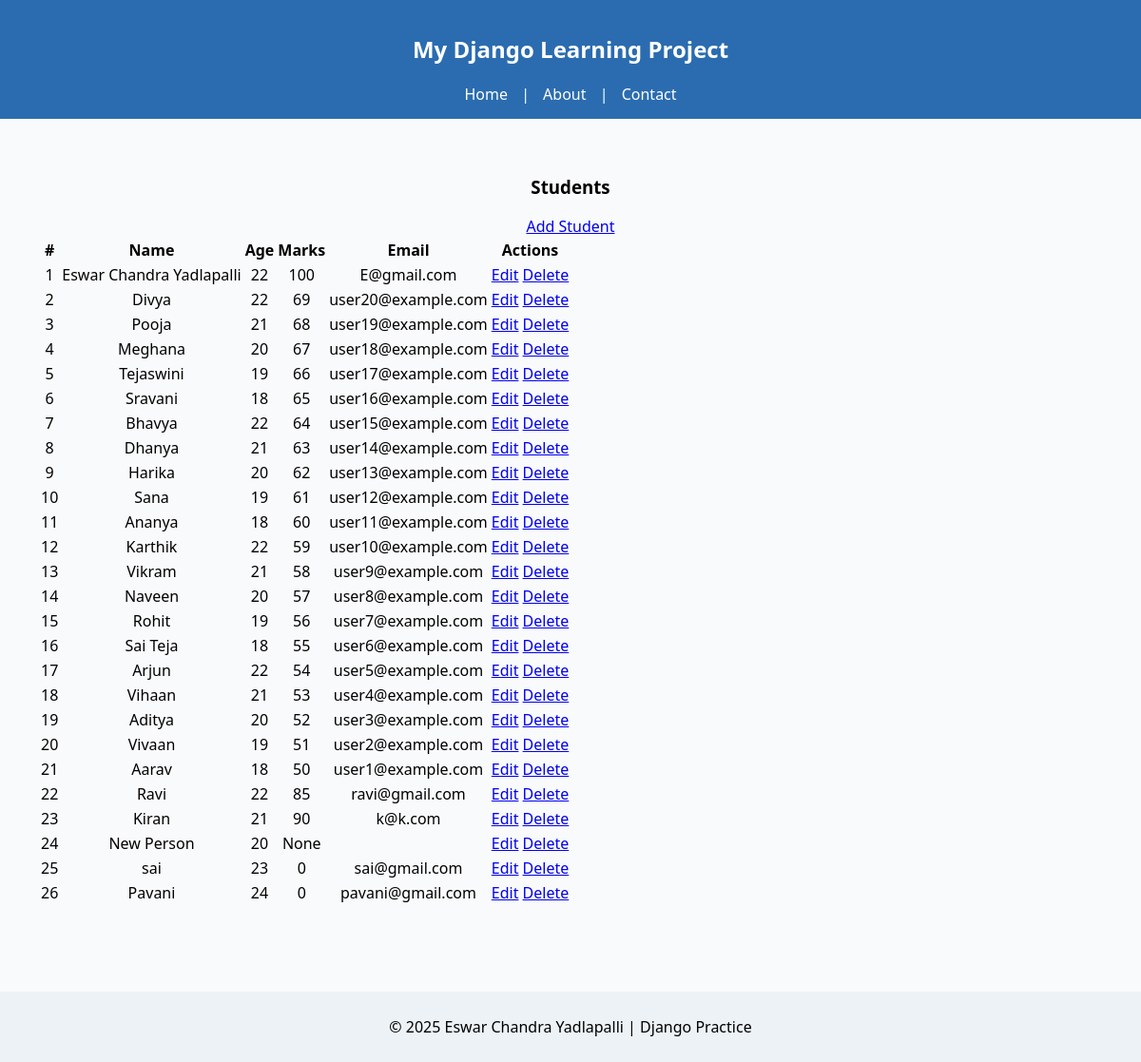
/students/, run on an earlier commit of the app's database.
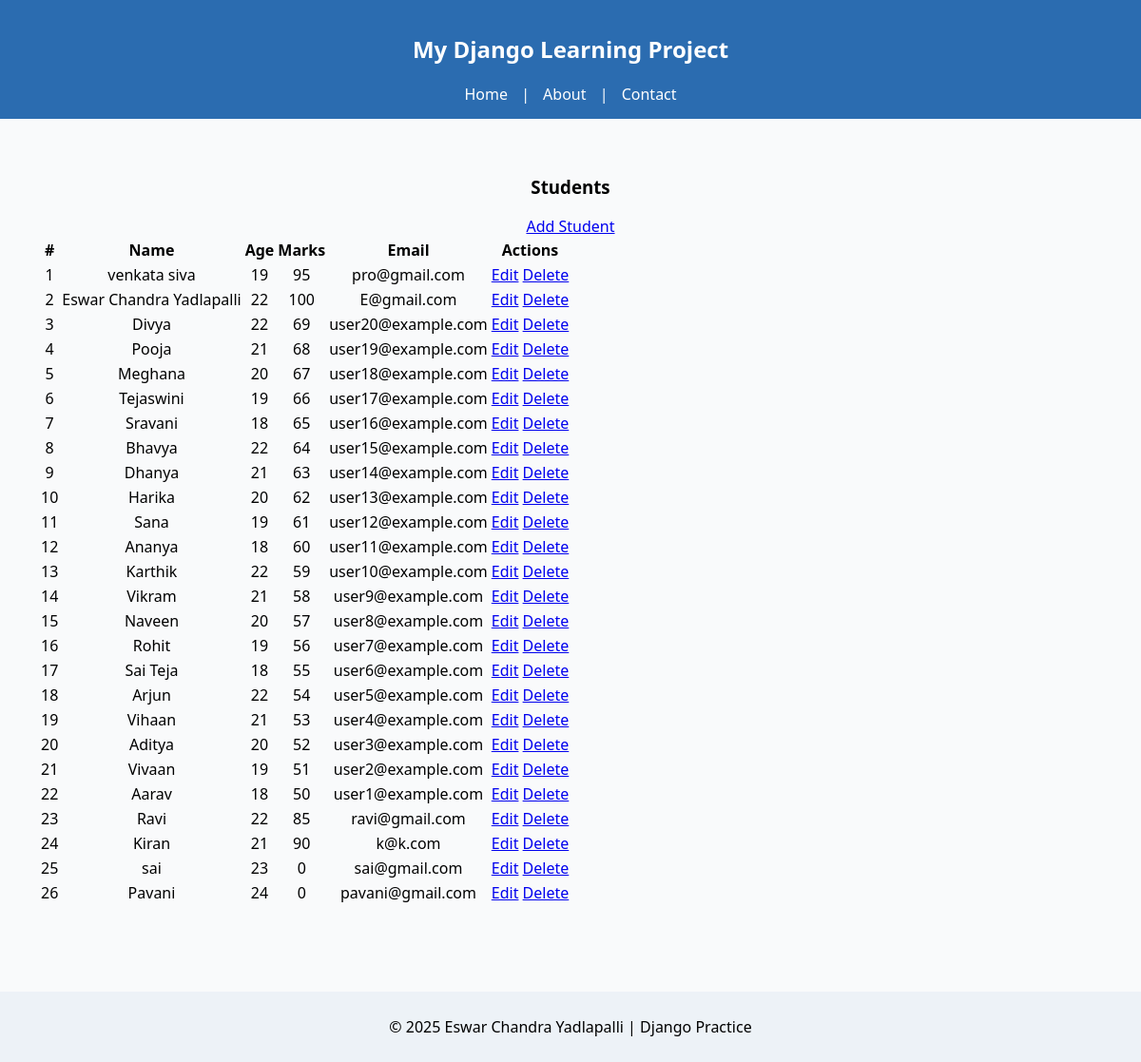
And on a later commit of the database.
### students/models.py (models this page shows, shortened)
class Student(models.Model):
    id = models.IntegerField(primary_key=True)
    name = models.CharField(max_length=40)
    age = models.IntegerField()
    email = models.EmailField()
    marks = models.IntegerField(null=True, blank=True)
    joined_on = models.DateTimeField(auto_now_add=True)
    city = models.CharField(max_length=50)
    course = models.ForeignKey(Course, on_delete=models.CASCADE, null=True, blank=True)

### students/views.py (the view)
# urls.py: path('', views.student_list, name='student_list'),
def student_list(request):
    students = Student.objects.all().order_by('-id')
    return render(request, 'students/list.html', {'students': students})

### students/templates/students/list.html (shortened to what this page needs)
{% extends 'base.html' %}
{% block content %}
<div class="d-flex justify-content-between align-items-center mb-3">
  <h3>Students</h3>
  <a class="btn btn-success" href="{% url 'students:add_student' %}">Add Student</a>
</div>
<table class="table table-striped">
  <thead>
    <tr>
      <th>#</th><th>Name</th><th>Age</th><th>Marks</th><th>Email</th><th>Actions</th>
    </tr>
  </thead>
  <tbody>
    {% for s in students %}
    <tr>
      <td>{{ forloop.counter }}</td>
      <td>{{ s.name }}</td>
      <td>{{ s.age }}</td>
      <td>{{ s.marks }}</td>
      <td>{{ s.email }}</td>
      <td>
        <a class="btn btn-sm btn-primary" href="{% url 'students:edit_student' s.pk %}">Edit</a>
        <a class="btn btn-sm btn-danger" href="{% url 'students:delete_student' s.pk %}">Delete</a>
      </td>
    </tr>
    {% empty %}
    <tr><td colspan="6">No students yet.</td></tr>
    {% endfor %}
  </tbody>
</table>
{% endblock %}

What changed in the data, as far as the page shows it:
removed Student: name "New Person", age "20", marks "None"
added Student: name "venkata siva", age "19", marks "95", email "pro@gmail.com"
